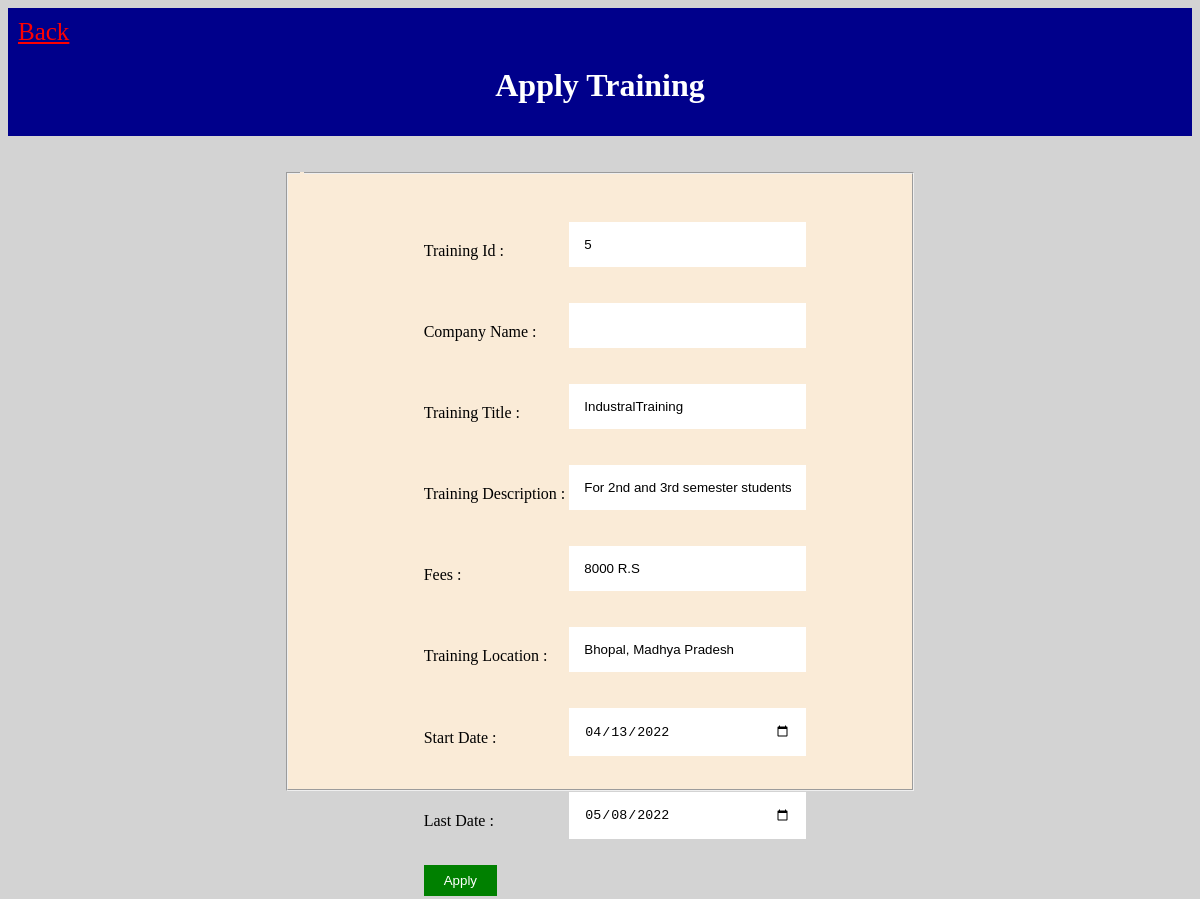
Page /apply_training.php?id=5 (signed in) on the committed database.
### tables this page shows
CREATE TABLE `new_training` (
  `id` int(11) NOT NULL,
  `company_name` varchar(100) NOT NULL,
  `training_title` varchar(100) NOT NULL,
  `training_description` varchar(100) NOT NULL,
  `fees` varchar(100) NOT NULL,
  `training_location` varchar(100) NOT NULL,
  `start_date` date NOT NULL,
  `last_date` date NOT NULL
);

### apply_training.php (the view, shortened to what this page needs)
<?php
require('db.php');
?>
<!DOCTYPE html>
<html>
<head>
</head>
<body bgcolor="lightgray">
<div class="new">
     <a href="view_training.php" class="back">Back</a>
	<center>
	<h1>Apply Training</h1>
</div><br><br>
<center>
<fieldset style="background-color:  antiquewhite; height: 600px; width: 600px;">
	<form class="form" action="" method="POST">
<table  class="table">
     <?php
$id=$_REQUEST['id'];
$query = "SELECT * from new_training where id='$id'";
$result = mysqli_query($con, $query) or die ( mysqli_error());
$row = mysqli_fetch_assoc($result);
?>
     <tr>
             <td> Training Id :</td>
             <td><input type="text" name="id"  value="<?php echo $row['id']; ?>" ></td>
        </tr>
          <tr>
             <td> Company Name :
             <td><input type="text" name="company_name" value="<?php echo $row['company_name']; ?>"></td>
        </tr>
		<tr>
             <td> Training Title :
             <td><input type="text" name="training_title" value="<?php echo $row['training_title']; ?>" ></td>
        </tr>
        <tr>
             <td> Training Description :
             <td><input type="text" name="training_description"  value="<?php echo $row['training_description']; ?>"></td>
        </tr>
        <tr>
             <td> Fees :
             <td><input type="text" name="fees"  value="<?php echo $row['fees']; ?>"></td>
        </tr>
        <tr>
             <td> Training Location :
             <td><input type="text" name="training_location" value="<?php echo $row['training_location']; ?>" ></td>
        </tr>
        <tr>
             <td> Start Date :
             <td><input type="date" name="start_date" value="<?php echo $row['start_date']; ?>"></td>
        </tr>
        <tr>
             <td>Last Date :
             <td><input type="date" name="last_date"  value="<?php echo $row['last_date']; ?>"></td>
        </tr>
        <tr>
   			<td> <input type="submit" name="submit" value="Apply" onclick="f();"></td>
        </tr>
</table>
</center>
<?php
include("db.php");
if(isset($_POST['submit']))
{
     $company_name = $_POST['company_name'];
     $training_title = $_POST['training_title'];
     $training_description = $_POST['training_description'];
     $fees = $_POST['fees'];
     $training_location = $_POST['training_location'];
     $start_date = $_POST['start_date'];
     $last_date = $_POST['last_date'];
     $result = mysqli_query($con, "INSERT INTO history_applied_training(company_name,training_title,training_description,fees,training_location,start_date,last_date) VALUES('$company_name','$training_title','$training_description','$fees','$training_location','$start_date','$last_date')");
      if($result){
            echo "<div class='form'><h3>You are successfully apply for this training..</h3><br/>Click here to <a href='after_login_company.php'>Your Dashboard</a></div>";
        }
    }else{
?>
</body>
</html>
 <?php } ?>

### apply_training.php (style rules this page uses)
.new { background-color: darkblue; padding: 10px; color: white; }
.table { margin: 30px; }
.form { margin-bottom: 30px; }
input[type="text"], input[type="date"] { width: 100%; padding: 15px; margin: 10px 0 22px 0; display: inline-block; border: none; background: white; }
input[type=submit] { background-color: green; color: white; padding: 8px 20px; border: none; cursor: pointer; margin-right: 60px; }
.back { color: red; font-size: 25px; }

### rows in the picture
new_training: id "5", training_title "IndustralTraining", training_description "For 2nd and 3rd semester students", fees "8000 R.S", training_location "Bhopal, Madhya Pradesh", start_date "04/13/2022", last_date "05/08/2022"
